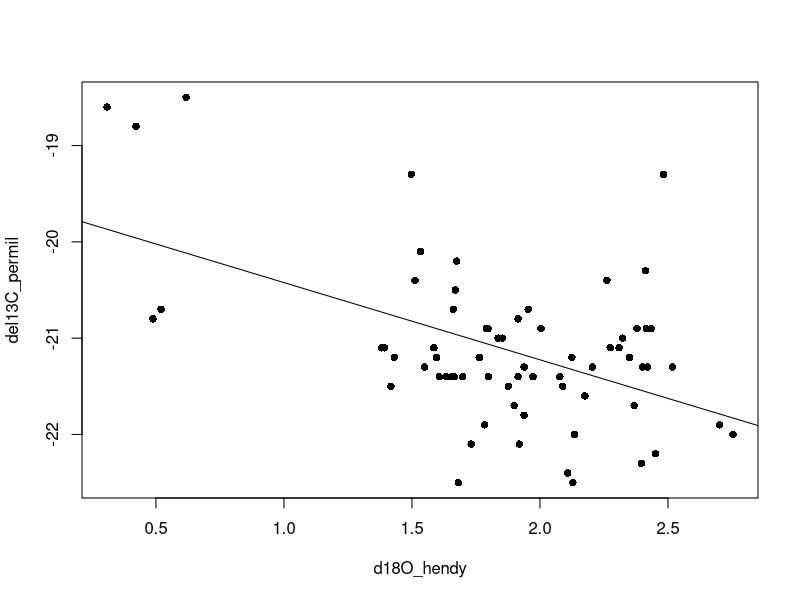
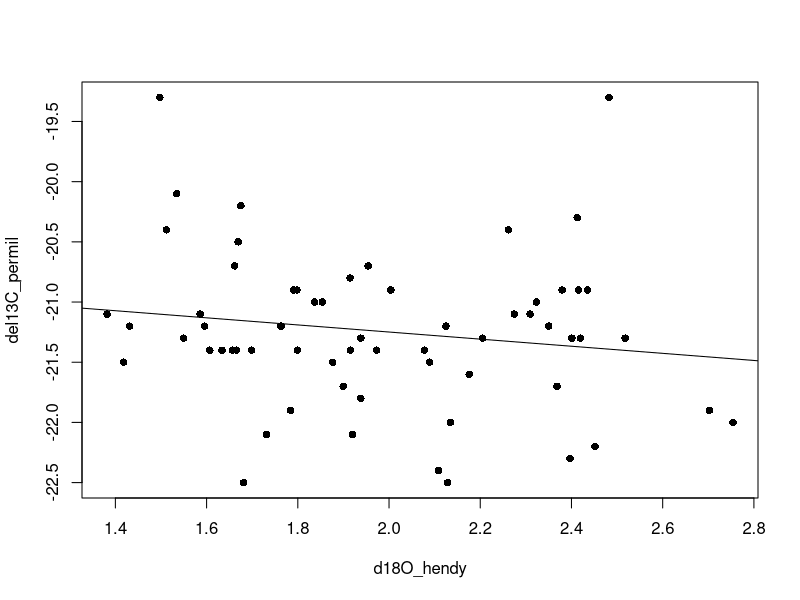
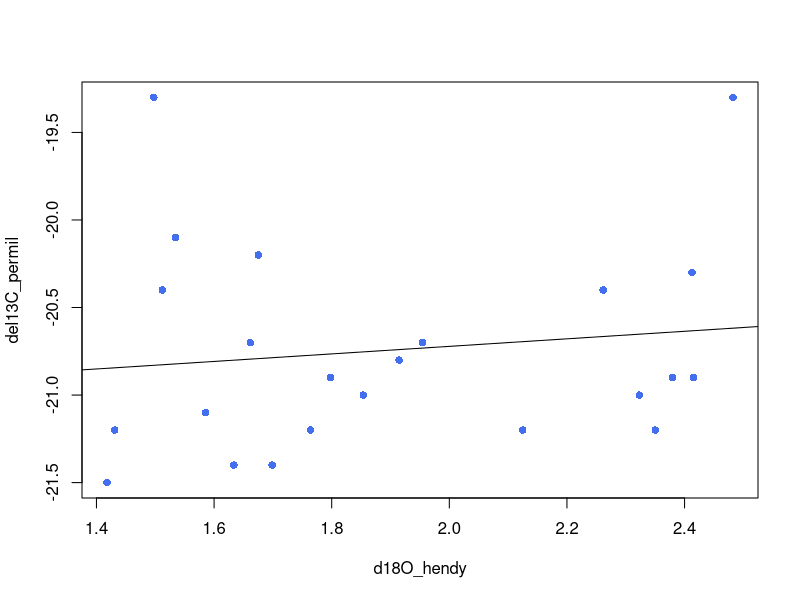
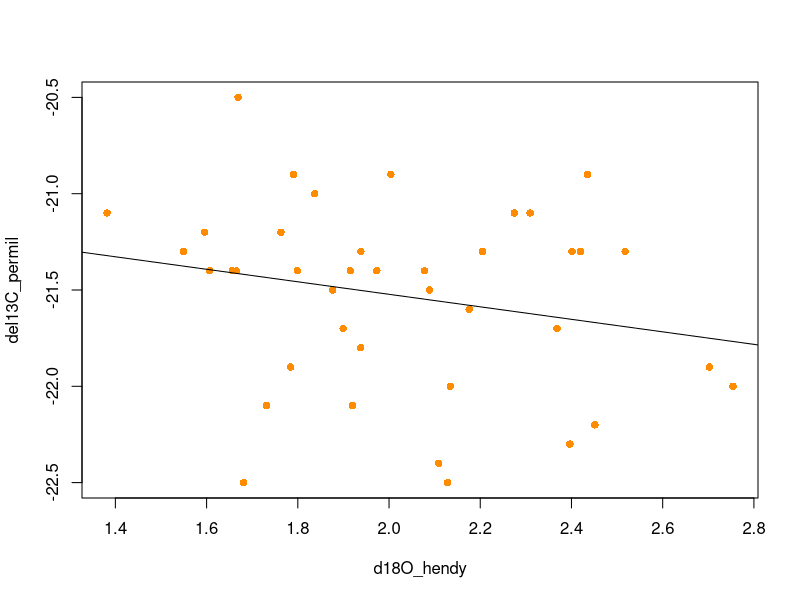

Generate these figures, in order, with R: (Note: this script raises an error after producing the figures.)
# Set up R session ----
library(dplyr)
library(stringr)
library(ggplot2)

# random function so I can extract p-values from lm
Regressionp <- function (modelobject) {
  if (class(modelobject) != "lm") stop("Not an object of class 'lm' ")
  f <- summary(modelobject)$fstatistic
  p <- pf(f[1],f[2],f[3],lower.tail=F)
  attributes(p) <- NULL
  return(p)
}

# Read in data ----
matchedDF_all <- read.csv(file="data/processed/final_dataset_focaltaxa_with_calages_climate.csv", header=T) # 


######### Section 5: Final Models and Figures ##############
# using the final dataframe: matchedDF_all
# we should use the median d18O values for final analysis, and present the weighted ones in supplemental, along with sensitivity analysis

# Methods potential text:
# For carbon and nitrogen, we fit a linear model that originally included oxygen, taxon, and the interaction between the two variables as independent variables. We then performed stepwise regression to determine a final model. 
# Results potential text
# Stepwise regression indicated that there was no significant interaction between 18O and taxon for either carbon or nitrogen stable isotope values. For carbon, variation in 13C was significantly associated with both 18O and taxon (stats from summary(carbon.lm.final)). For nitrogen, neither 18O nor taxon explained significant variation in 15N, though taxon as a single variable was marginally significant (stats from summary(nitrogen.lm.taxon)).

final.model.stats <- as.data.frame(matrix(data=NA, nrow=4, ncol=5))
colnames(final.model.stats) <- c("element", "climate", "final_model", "p", "adjR2")

## start with Hendy climate data ----
### models - Carbon ----

# Start simple and build complexity

# climate-only model
carbon.lm.clim<-lm(del13C_permil~d18O_hendy, matchedDF_all)
summary(carbon.lm.clim)
plot(del13C_permil ~ d18O_hendy, data=matchedDF_all, pch=16)
abline(carbon.lm.clim)

# sensitivity test: taxon specific climate-only models (both are still significant)
# Sylvilagus have a stronger relationship with climate than Otospermophilus

carbon.lm.clim.oto <-lm(del13C_permil~d18O_hendy, data=matchedDF_all[which(matchedDF_all$Taxon=="Otospermophilus"),])
summary(carbon.lm.clim.oto)

carbon.lm.clim.syl<-lm(del13C_permil~d18O_hendy, data=matchedDF_all[which(matchedDF_all$Taxon=="Sylvilagus"),])
summary(carbon.lm.clim.syl)

# sensitivity test: Pleistocene models. Not significant!!
# just climate, pleistocene (older than 11500)
carbon.lm.clim.ple <-lm(del13C_permil~d18O_hendy, data=matchedDF_all[which(matchedDF_all$X14C_age_BP>11500),])
summary(carbon.lm.clim.ple)
plot(del13C_permil ~ d18O_hendy, data=matchedDF_all[which(matchedDF_all$X14C_age_BP>11500),], pch=16)
abline(carbon.lm.clim.ple)

# climate + taxon, just pleistocene. Taxon signficant, climate not
carbon.lm.all.additive.ple <-lm(del13C_permil~d18O_hendy + Taxon, data=matchedDF_all[which(matchedDF_all$X14C_age_BP>11500),])
summary(carbon.lm.all.additive.ple)

# otosperm climate only, pleistocene only model. climate not significant
carbon.lm.clim.ple.oto <-lm(del13C_permil~d18O_hendy, data=matchedDF_all[intersect(which(matchedDF_all$X14C_age_BP>11500), which(matchedDF_all$Taxon == "Otospermophilus")),])
summary(carbon.lm.clim.ple.oto)
plot(del13C_permil ~ d18O_hendy, data=matchedDF_all[intersect(which(matchedDF_all$X14C_age_BP>11500), which(matchedDF_all$Taxon == "Otospermophilus")),], pch=16, col="royalblue2")
abline(carbon.lm.clim.ple.oto)

# sylvilagus climate only, pleistocene only model. climate not significant
carbon.lm.clim.ple.syl <-lm(del13C_permil~d18O_hendy, data=matchedDF_all[intersect(which(matchedDF_all$X14C_age_BP>11500), which(matchedDF_all$Taxon == "Sylvilagus")),])
summary(carbon.lm.clim.ple.syl)
plot(del13C_permil ~ d18O_hendy, data=matchedDF_all[intersect(which(matchedDF_all$X14C_age_BP>11500), which(matchedDF_all$Taxon == "Sylvilagus")),], pch=16, col="darkorange")
abline(carbon.lm.clim.ple.syl)


# original models: taxon-only model
carbon.lm.taxon<-lm(del13C_permil~Taxon, data=matchedDF_all)
summary(carbon.lm.taxon)

# model with no interaction term 
# NOTE: this is what the final model is in the end, so should be the same as carbon.lm.final
carbon.lm.all.additive<-lm(del13C_permil~d18O_hendy + Taxon, data=matchedDF_all)
summary(carbon.lm.all.additive)

# model with interaction term included
carbon.lm.all.interaction<-lm(del13C_permil~d18O_hendy * Taxon, 
                              data=matchedDF_all)
summary(carbon.lm.all.interaction)

##NOTE - no significant interactions, total amount of variation explained is lower than with additive model. And, when interaction term is included, climate emerges as only significant variable. generally indicating that there still is a significant amount of variation explained by taxon, but that adding the interaction spreads it out among two variables, neither of which are significant.

#stepwise regression 
carbon.lm.final <- step(lm(del13C_permil~d18O_hendy * Taxon, data=matchedDF_all), direction="both")
summary(carbon.lm.final)
# --> this shows that the d180 + Taxon model (no interaction) is the best final model. 

# t-test of residuals from climate only model
# residuals of Otospermophilus and Sylvilagus are signif different, again indicating effect of climate
c.t.clim <- t.test(carbon.lm.clim$residuals ~ matchedDF_all$Taxon[which(!is.na(matchedDF_all$d18O_hendy))])
c.t.clim 

### models - Nitrogen ----

# Start simple and build complexity

# climate-only model
nitrogen.lm.clim<-lm(del15N_permil ~ d18O_hendy, data=matchedDF_all)
summary(nitrogen.lm.clim)

# taxon-only model
nitrogen.lm.taxon<-lm(del15N_permil~Taxon, data=matchedDF_all)
summary(nitrogen.lm.taxon)

# model with no interaction term 
nitrogen.lm.all.additive<-lm(del15N_permil ~ d18O_hendy + Taxon, data=matchedDF_all)
summary(nitrogen.lm.all.additive)

# model with interaction term included
nitrogen.lm.all.interaction<-lm(del15N_permil ~ d18O_hendy * Taxon, data=matchedDF_all)
summary(nitrogen.lm.all.interaction)

#stepwise regression --> this shows that there is not a great final model
nitrogen.lm.final <- step(lm(del15N_permil~d18O_hendy*Taxon, data=matchedDF_all), direction="both")
summary(nitrogen.lm.final)
# --> the best final model is the additive model, which is the same as carbon.

# t-test of residuals from climate-only model
# residuals of Otospermophilus and Sylvilagus are NOT signif different
n.t.clim <- t.test(nitrogen.lm.clim$residuals ~ matchedDF_all$Taxon[which(!is.na(matchedDF_all$d18O_hendy))])
n.t.clim


### Do we need to add age as a co-variate in the models? ----

# Does this answer the question: "does isotope vary through time?"
carbon.lm.all.age<-step(lm(del13C_permil~d18O_hendy * Taxon * median_age, data=matchedDF_all), direction="both")
summary(carbon.lm.all.age)
# explain a bit more variation with age included: 0.4877 vs 0.428

nitrogen.lm.all.age<-step(lm(del15N_permil ~ d18O_hendy * Taxon * median_age, data=matchedDF_all), direction="both")
summary(nitrogen.lm.all.age)
# explain a bit more variation with age included: 0.1702 vs 0.08476

final.model.stats[1,] <- c("carbon", "hendy", "carbon.lm.all.additive", 
                           Regressionp(carbon.lm.all.additive), summary(carbon.lm.all.additive)$adj)
final.model.stats[2,] <- c("nitrogen", "hendy", "nitrogen.lm.all.additive", 
                           Regressionp(nitrogen.lm.all.additive), summary(nitrogen.lm.all.additive)$adj)

# rename final models before changing climate data
carbon.lm.final.hendy <- carbon.lm.final
carbon.lm.clim.hendy <- carbon.lm.clim
carbon.lm.all.age.hendy <- carbon.lm.all.age
carbon.lm.taxon.hendy <- carbon.lm.taxon
c.t.clim.hendy <- c.t.clim
nitrogen.lm.final.hendy <- nitrogen.lm.final
nitrogen.lm.clim.hendy <- nitrogen.lm.clim
nitrogen.lm.all.age.hendy <- nitrogen.lm.all.age
nitrogen.lm.taxon.hendy <- nitrogen.lm.taxon
n.t.clim.hendy <- n.t.clim

# Save model objects for use in plotting
save(carbon.lm.final.hendy, carbon.lm.clim.hendy, carbon.lm.all.age.hendy, carbon.lm.taxon.hendy, c.t.clim.hendy, 
     nitrogen.lm.final.hendy, nitrogen.lm.clim.hendy, nitrogen.lm.all.age.hendy, nitrogen.lm.taxon.hendy, n.t.clim.hendy, 
     file="output/hendy_models_for_plotting.RData")


# remove variables that are being generated anew in ngrip section
rm("c.t.clim", "carbon.lm.all.additive", "carbon.lm.all.age", "carbon.lm.all.interaction", "carbon.lm.clim", "carbon.lm.final", "carbon.lm.taxon",
   "n.t.clim", "nitrogen.lm.all.additive", "nitrogen.lm.all.age", "nitrogen.lm.all.interaction", "nitrogen.lm.clim", "nitrogen.lm.final", "nitrogen.lm.taxon")

# Sensitivity analysis - Climate ----

## ngrip climate data ----
# Note that the ngrip data are negatively correlated with hendy data, so I have converted them to negative values so that the relationships sync up with the hendy dataset.
matchedDF_all$d18O_ngrip <- -matchedDF_all$d18O_ngrip

### models - Carbon ----

# Start simple and build complexity

# climate-only model
carbon.lm.clim<-lm(del13C_permil~d18O_ngrip, matchedDF_all)
summary(carbon.lm.clim)
plot(del13C_permil ~ d18O_ngrip, data=matchedDF_all, pch=16)
abline(carbon.lm.clim)

# taxon-only model
carbon.lm.taxon<-lm(del13C_permil~Taxon, data=matchedDF_all)
summary(carbon.lm.taxon)

# model with no interaction term 
# NOTE: this is what the final model is in the end, so should be the same as carbon.lm.final
carbon.lm.all.additive<-lm(del13C_permil~d18O_ngrip + Taxon, data=matchedDF_all)
summary(carbon.lm.all.additive)

# model with interaction term included
carbon.lm.all.interaction<-lm(del13C_permil~d18O_ngrip * Taxon, 
                              data=matchedDF_all)
summary(carbon.lm.all.interaction)

##NOTE - no significant interactions, total amount of variation explained is about same as additive model

#stepwise regression 
carbon.lm.final <- step(lm(del13C_permil~d18O_ngrip * Taxon, data=matchedDF_all), direction="both")
summary(carbon.lm.final)
# --> this shows that the d180 + Taxon model (no interaction, additive model) is the best final model. 

# t-test of residuals from climate only model
# residuals of Otospermophilus and Sylvilagus are signif different
c.t.clim <- t.test(carbon.lm.clim$residuals ~ matchedDF_all$Taxon[which(!is.na(matchedDF_all$d18O_ngrip))])
c.t.clim 

### models - Nitrogen ----

# Start simple and build complexity

# climate-only model
nitrogen.lm.clim<-lm(del15N_permil ~ d18O_ngrip, data=matchedDF_all)
summary(nitrogen.lm.clim)

# taxon-only model
nitrogen.lm.taxon<-lm(del15N_permil~Taxon, data=matchedDF_all)
summary(nitrogen.lm.taxon)

# model with no interaction term 
nitrogen.lm.all.additive<-lm(del15N_permil ~ d18O_ngrip + Taxon, data=matchedDF_all)
summary(nitrogen.lm.all.additive)

# model with interaction term included
nitrogen.lm.all.interaction<-lm(del15N_permil ~ d18O_ngrip * Taxon, data=matchedDF_all)
summary(nitrogen.lm.all.interaction)

#stepwise regression --> this shows that there is not a great final model
nitrogen.lm.final <- step(lm(del15N_permil~d18O_ngrip*Taxon, data=matchedDF_all), direction="both")
summary(nitrogen.lm.final)
# --> the best final model is the additive model, which is the same as carbon.
# --> Not a very strong movel overall - adj R2 is low, no vars sign.

# t-test of residuals from climate-only model
# residuals of Otospermophilus and Sylvilagus are NOT signif different
n.t.clim <- t.test(nitrogen.lm.clim$residuals ~ matchedDF_all$Taxon[which(!is.na(matchedDF_all$d18O_ngrip))])
n.t.clim

### Do we need to add age as a co-variate in the models? ----
# Does this answer the question: "does isotope vary through time?"
carbon.lm.all.age<-step(lm(del13C_permil~d18O_ngrip * Taxon * median_age, data=matchedDF_all), direction="both")
summary(carbon.lm.all.age)
# explain a bit more variation with age included: 0.4554 vs 0.3714

nitrogen.lm.all.age<-step(lm(del15N_permil ~ d18O_ngrip * Taxon * median_age, data=matchedDF_all), direction="both")
summary(nitrogen.lm.all.age)
# explain a bit more variation with age included: 0.08062 vs 0.05773

final.model.stats[3,] <- c("carbon", "ngrip", "carbon.lm.all.additive", 
                           Regressionp(carbon.lm.all.additive), summary(carbon.lm.all.additive)$adj)
final.model.stats[4,] <- c("nitrogen", "ngrip", "nitrogen.lm.all.additive", 
                           Regressionp(nitrogen.lm.all.additive), summary(nitrogen.lm.all.additive)$adj)

# rename final models 
carbon.lm.final.ngrip <- carbon.lm.final
carbon.lm.clim.ngrip <- carbon.lm.clim
carbon.lm.all.age.ngrip <- carbon.lm.all.age
c.t.clim.ngrip <- c.t.clim
nitrogen.lm.final.ngrip <- nitrogen.lm.final
nitrogen.lm.clim.ngrip <- nitrogen.lm.clim
nitrogen.lm.all.age.ngrip <- nitrogen.lm.all.age
n.t.clim.ngrip <- n.t.clim

# Save model objects for use in plotting
save(carbon.lm.final.ngrip, carbon.lm.clim.ngrip, carbon.lm.all.age.ngrip, c.t.clim.ngrip, 
     nitrogen.lm.final.ngrip, nitrogen.lm.clim.ngrip, nitrogen.lm.all.age.ngrip, n.t.clim.ngrip, 
     file="output/ngrip_models_for_plotting.RData")

# remove variables 
rm("c.t.clim", "carbon.lm.all.additive", "carbon.lm.all.age", "carbon.lm.all.interaction", "carbon.lm.clim", "carbon.lm.final", "carbon.lm.taxon",
   "n.t.clim", "nitrogen.lm.all.additive", "nitrogen.lm.all.age", "nitrogen.lm.all.interaction", "nitrogen.lm.clim", "nitrogen.lm.final", "nitrogen.lm.taxon")


## Summarize results ----
print(final.model.stats[c(1,3,2,4),])
summary(carbon.lm.final.ngrip)
summary(carbon.lm.final.hendy)
# for carbon, the hendy data better explains variation in carbon isotope values. this is seen for the full model, as well as the greater partial variation explained by d18O. In the ngrip models, the strength of Taxon relative to d18O increases in explaining variation in carbon isotopes.
summary(nitrogen.lm.final.ngrip)
summary(nitrogen.lm.final.hendy)
# for nitrogen, ngrip and hendy data produce virtually identical and very weak models, both overall as well as in terms of the partial effect of d18O on carbon isotope variation.
temp.table <- final.model.stats[c(1,3,2,4), -3]
temp.table[,3] <- round(as.numeric(temp.table[,3]), 4)
temp.table[,4] <- round(as.numeric(temp.table[,4]), 4)
write.csv(temp.table, file="output/SupplementaryTable2.csv", row.names=F)

# Based on this, move forward with Hendy dataset




# Final additional plot - age of Squirrels vs rabbits ----
age_ttest<- t.test(specimen_medianage~Taxon, data=matchedDF_all)

pdf(file="output/SuppFigY_taxon_age_distribution.pdf", height=6, width=6)
boxplot(specimen_medianage~Taxon, data=matchedDF_all, 
        ylim=c(55000, 0), 
        xlab="", ylab="Median Specimen Age (cal years BP)")
stripchart(specimen_medianage~Taxon, data=matchedDF_all, vertical=TRUE, ylim=c(55000, 0), add=TRUE, method="stack", col=c("royalblue2","darkorange"), pch=16)
legend("topright", legend=paste0("t=", round(age_ttest$statistic,2), "; df=", round(age_ttest$parameter,2), "; p=", round(age_ttest$p.value,2)), bty = "n", cex = 0.8)
dev.off()